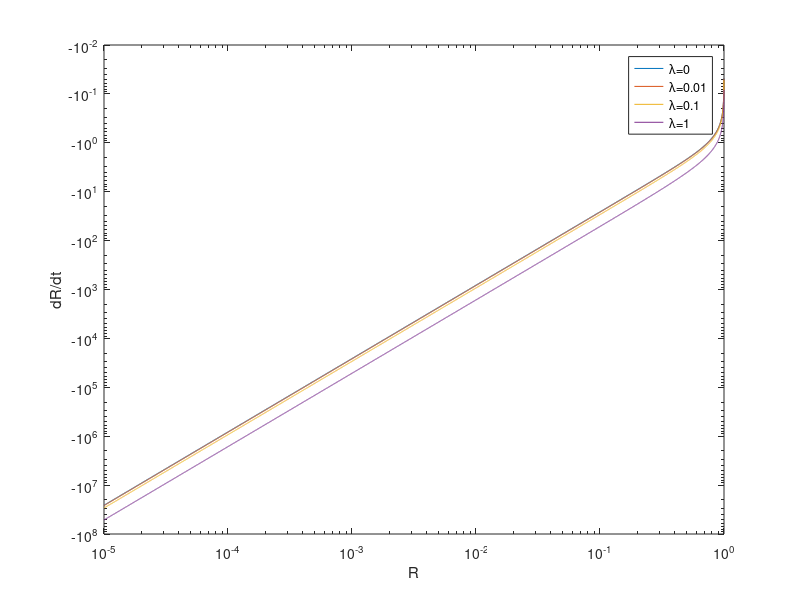

Reproduce this figure in MATLAB.
lambda = [0.0,0.01,0.1,1.0];     
R = logspace(-5,0,10000);       % log distributed points of R for plotting
dR_dt = zeros(1,numel(R));
% for loop used to plot the individual curves
for i = 1:numel(lambda)
    for j = 1:numel(R)
        dR_dt(j) = -sqrt(2/3*((1/R(j)^3)-1) +2*lambda(i)*(1/R(j)^3-1/R(j)));
    end
    plots(i) = loglog(R,dR_dt,"DisplayName",['\lambda=' num2str(lambda(i))]);
    hold on
end
hold off
legend(plots)
xlabel('R'), ylabel('dR/dt')